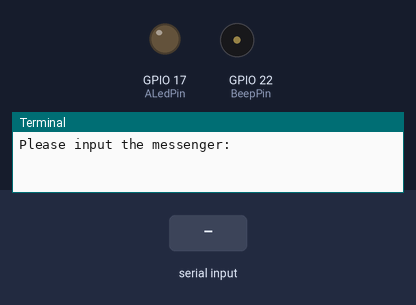
A program run on a simulated Raspberry Pi (BCM pin numbers). Parts: output pins drawn as LEDs (lit = HIGH), buzzer (waves = sounding, pin HIGH), the last lines printed to the terminal. Dashed ring = blinking. Inputs (shaded band) come from the test bench.

Above: at 1.2 s.
1.3 s: "0" typed at the terminal, then Enter
At 1.42 s:
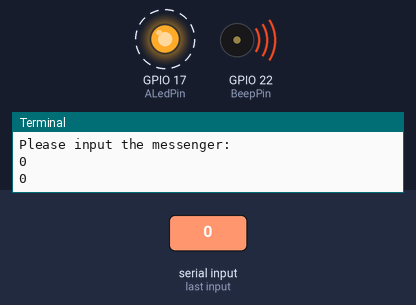
4.3 s: "1" typed at the terminal, then Enter
At 4.67 s:
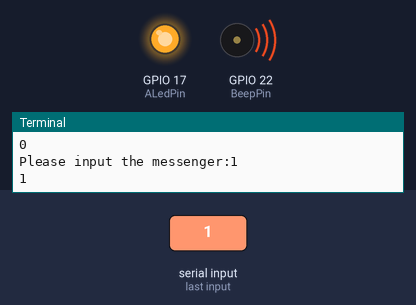
7.3 s: "2" typed at the terminal, then Enter
At 9.8 s:
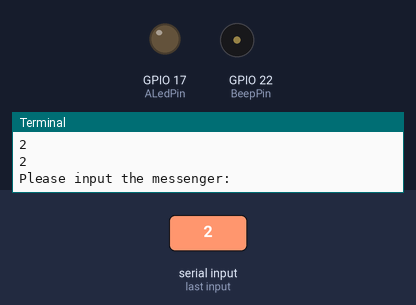
Timing chart, 0 to 11.3 s (numbered marks = the images above; inputs shaded):
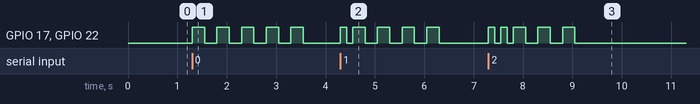

The program:

3.1.2_MorseCodeGenerator_zero.py
```python
#!/usr/bin/env python3
from gpiozero import Buzzer, LED
import time

# Initialize Buzzer and LED to GPIO pins
BeepPin = Buzzer(22)
ALedPin = LED(17)

# Morse code representation for characters
MORSECODE = {
    'A': '01', 'B': '1000', 'C': '1010', 'D': '100', 'E': '0', 'F': '0010', 'G': '110',
    'H': '0000', 'I': '00', 'J': '0111', 'K': '101', 'L': '0100', 'M': '11', 'N': '10',
    'O': '111', 'P': '0110', 'Q': '1101', 'R': '010', 'S': '000', 'T': '1',
    'U': '001', 'V': '0001', 'W': '011', 'X': '1001', 'Y': '1011', 'Z': '1100',
    '1': '01111', '2': '00111', '3': '00011', '4': '00001', '5': '00000',
    '6': '10000', '7': '11000', '8': '11100', '9': '11110', '0': '11111',
    '?': '001100', '/': '10010', ',': '110011', '.': '010101', ';': '101010',
    '!': '101011', '@': '011010', ':': '111000',
}

def on():
    """ Turn on the buzzer and LED. """
    BeepPin.on()
    ALedPin.on()

def off():
    """ Turn off the buzzer and LED. """
    BeepPin.off()
    ALedPin.off()

def beep(dt):  # dt for delay time.
    """
    Produce a beep sound and LED flash for the specified duration.
    :param dt: Duration for the beep and flash.
    """
    on()
    time.sleep(dt)
    off()
    time.sleep(dt)

def morsecode(code):
    """
    Convert the input code into Morse code and signal it using the buzzer and LED.
    :param code: The text to be converted to Morse code.
    """
    pause = 0.25
    for letter in code:
        for tap in MORSECODE[letter]:
            if tap == '0':
                beep(pause / 2)  # Short beep for dot
            if tap == '1':
                beep(pause)      # Long beep for dash
        time.sleep(pause)  # Pause between letters

def destroy():
    """ Clean up resources on script termination. """
    print("")
    BeepPin.off()
    ALedPin.off()

try:
    while True:
        code = input("Please input the messenger:")
        code = code.upper()  # Convert to uppercase for Morse code lookup
        print(code)
        morsecode(code)
except KeyboardInterrupt:
    destroy()
```

Measured:
- after the input at 1.3 s, GPIO 17 (ALedPin), GPIO 22 (BeepPin): alternates HIGH for 0.25 s and LOW for 0.25 s, 10 changes in all, then stays LOW, starting at once
- after the input at 4.3 s, GPIO 17 (ALedPin), GPIO 22 (BeepPin): goes HIGH 0.13 s, LOW 0.13 s, 3 × (HIGH 0.25 s, LOW 0.25 s), HIGH 0.25 s, then LOW, starting at once
- after the input at 7.3 s, GPIO 17 (ALedPin), GPIO 22 (BeepPin): LOW → HIGH at once, → LOW 0.13 s later, → HIGH 0.13 s later, → LOW 0.13 s later, … (10 changes in this stretch)
